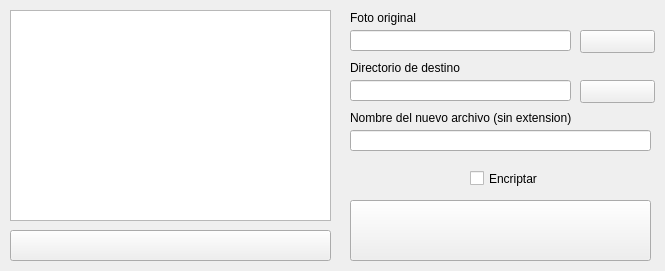
<?xml version="1.0" encoding="UTF-8"?>
<ui version="4.0">
 <class>encrypt_menu</class>
 <widget class="QMainWindow" name="encrypt_menu">
  <property name="enabled">
   <bool>true</bool>
  </property>
  <property name="geometry">
   <rect>
    <x>0</x>
    <y>0</y>
    <width>665</width>
    <height>271</height>
   </rect>
  </property>
  <property name="windowTitle">
   <string>Hides - El ocultador de archivos</string>
  </property>
  <property name="windowIcon">
   <iconset>
    <normaloff>../Icons/favicon.ico</normaloff>../Icons/favicon.ico</iconset>
  </property>
  <widget class="QWidget" name="centralwidget">
   <widget class="QListWidget" name="files_list">
    <property name="geometry">
     <rect>
      <x>10</x>
      <y>10</y>
      <width>321</width>
      <height>211</height>
     </rect>
    </property>
   </widget>
   <widget class="QPushButton" name="search_folder">
    <property name="geometry">
     <rect>
      <x>10</x>
      <y>230</y>
      <width>321</width>
      <height>31</height>
     </rect>
    </property>
    <property name="text">
     <string/>
    </property>
    <property name="icon">
     <iconset>
      <normaloff>../Icons/folder-search.png</normaloff>../Icons/folder-search.png</iconset>
    </property>
   </widget>
   <widget class="QLineEdit" name="original_img">
    <property name="enabled">
     <bool>true</bool>
    </property>
    <property name="geometry">
     <rect>
      <x>350</x>
      <y>30</y>
      <width>221</width>
      <height>21</height>
     </rect>
    </property>
    <property name="readOnly">
     <bool>true</bool>
    </property>
   </widget>
   <widget class="QLabel" name="original_img_label">
    <property name="geometry">
     <rect>
      <x>350</x>
      <y>10</y>
      <width>221</width>
      <height>16</height>
     </rect>
    </property>
    <property name="text">
     <string>Foto original</string>
    </property>
   </widget>
   <widget class="QPushButton" name="search_image">
    <property name="geometry">
     <rect>
      <x>580</x>
      <y>30</y>
      <width>75</width>
      <height>23</height>
     </rect>
    </property>
    <property name="text">
     <string/>
    </property>
    <property name="icon">
     <iconset>
      <normaloff>../Icons/image-file-search.png</normaloff>../Icons/image-file-search.png</iconset>
    </property>
   </widget>
   <widget class="QLabel" name="new_name_label">
    <property name="geometry">
     <rect>
      <x>350</x>
      <y>110</y>
      <width>221</width>
      <height>16</height>
     </rect>
    </property>
    <property name="text">
     <string>Nombre del nuevo archivo (sin extension)</string>
    </property>
   </widget>
   <widget class="QLineEdit" name="new_name">
    <property name="enabled">
     <bool>true</bool>
    </property>
    <property name="geometry">
     <rect>
      <x>350</x>
      <y>130</y>
      <width>301</width>
      <height>21</height>
     </rect>
    </property>
    <property name="readOnly">
     <bool>false</bool>
    </property>
   </widget>
   <widget class="QPushButton" name="start">
    <property name="geometry">
     <rect>
      <x>350</x>
      <y>200</y>
      <width>301</width>
      <height>61</height>
     </rect>
    </property>
    <property name="text">
     <string/>
    </property>
    <property name="icon">
     <iconset>
      <normaloff>../Icons/terminal.png</normaloff>../Icons/terminal.png</iconset>
    </property>
   </widget>
   <widget class="QLabel" name="new_location_label">
    <property name="geometry">
     <rect>
      <x>350</x>
      <y>60</y>
      <width>221</width>
      <height>16</height>
     </rect>
    </property>
    <property name="text">
     <string>Directorio de destino</string>
    </property>
   </widget>
   <widget class="QLineEdit" name="new_location">
    <property name="enabled">
     <bool>true</bool>
    </property>
    <property name="geometry">
     <rect>
      <x>350</x>
      <y>80</y>
      <width>221</width>
      <height>21</height>
     </rect>
    </property>
    <property name="readOnly">
     <bool>true</bool>
    </property>
   </widget>
   <widget class="QPushButton" name="search_location">
    <property name="geometry">
     <rect>
      <x>580</x>
      <y>80</y>
      <width>75</width>
      <height>23</height>
     </rect>
    </property>
    <property name="text">
     <string/>
    </property>
    <property name="icon">
     <iconset>
      <normaloff>../Icons/folder-search.png</normaloff>../Icons/folder-search.png</iconset>
    </property>
   </widget>
   <widget class="QCheckBox" name="encrypt">
    <property name="geometry">
     <rect>
      <x>470</x>
      <y>170</y>
      <width>70</width>
      <height>17</height>
     </rect>
    </property>
    <property name="text">
     <string>Encriptar</string>
    </property>
   </widget>
  </widget>
 </widget>
 <resources/>
 <connections/>
</ui>
